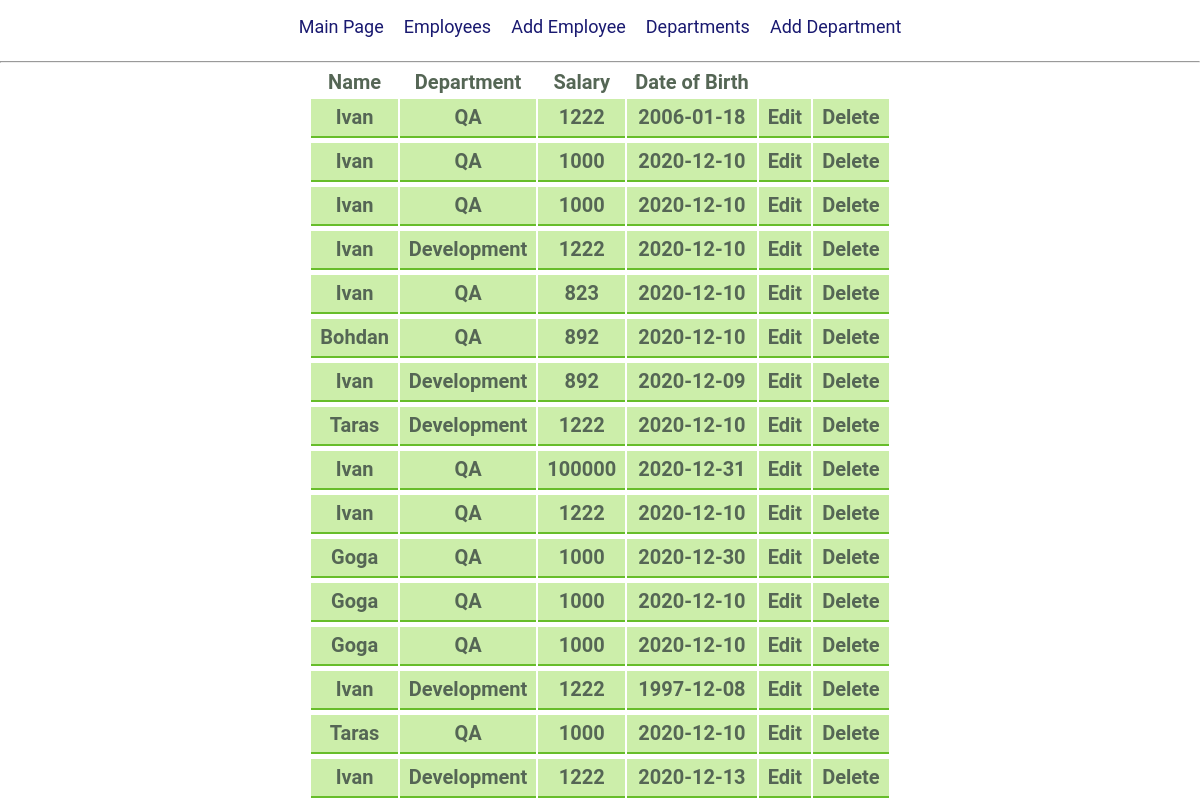
The page /employees on the database its author committed.
### models/db_tables.py (models this page shows, shortened)
class Employee(db.Model):
    id = db.Column(db.Integer, primary_key=True)
    department = db.Column(db.String(50), nullable=False)
    name = db.Column(db.String(50), nullable=False)
    salary = db.Column(db.Integer, nullable=False)
    birth = db.Column(db.String(10), nullable=False)

### views/emp_views.py (the view)
@view_employees.route('/employees')
def show_all_emp():
    return render_template('employees.html', employees=Employee.query.all())

### templates/employees.html (shortened to what this page needs)
<!DOCTYPE html>
<html lang = "en">
<head>
   <link rel="stylesheet" type="text/css" href="{{ url_for('static',filename='main.css') }}">
   <link rel="stylesheet" type="text/css" href="{{ url_for('static',filename='tables.css') }}">
</head>
   <body>
      <header>
         <div class="container">
            <ul class="nav">
                <li>
                  <a href = "{{ url_for('view_employees.index') }}">Main Page</a>
               </li>
               <li>
                  <a href = "{{ url_for('view_employees.show_all_emp') }}">Employees</a>
               </li>
               <li>
                  <a href = "{{ url_for('crud_emp.new_emp') }}">Add Employee</a>
               </li>
               <li>
                  <a href = "{{ url_for('view_departments.show_all_dep') }}">Departments</a>
               </li>
               <li>
                  <a href = "{{ url_for('crud_dep.new_dep') }}">Add Department</a>
            </ul>
         </div>
      </header>
      <hr/>
      <section class="main">
         <div class="container">
            <div class="main_part">
            <table>
               <thead>
                  <tr>
                     <th>Name</th>
                     <th>Department</th>
                     <th>Salary</th>
                     <th>Date of Birth</th>
                  </tr>
               </thead>
               <tbody>
                  {% for employee in employees %}
                     <tr>
                        <td><a href="/employee/{{ employee.id }}">{{ employee.name }}</a></td>
                        <td>{{ employee.department }}</td>
                        <td>{{ employee.salary }}</td>
                        <td>{{ employee.birth }}</td>
                        <td><a href="/employee/{{ employee.id }}/edit">Edit</a></td>
                        <td><a href="/employee/{{ employee.id }}/del">Delete</a></td>
                     </tr>
                  {% endfor %}
               </tbody>
            </table>
            </div>
         </div>
      </section>
   </body>
</html>

### static/main.css (style rules this page uses)
body { padding: 0; margin: 0; }
.container { margin: 0 auto; width: 90%; display: flex; justify-content: center; }
.nav { display: flex; }
.nav a { text-decoration: none; font-family: Roboto, sans-serif; font-size: 18px; color: #191970; }
.nav li { margin-right: 20px; display: block; }
.main_part { display: block; }

### static/tables.css (style rules this page uses)
table { background-color: #FFF; border: none; color: #565; font: 20px Roboto, sans-serif; }
table, td, th { margin: 0; padding: 0; vertical-align: middle; text-align: center; }
tbody td { background-color: #DFC; border-bottom: 2px solid #B3DE94; border-top: 3px solid #FFFFFF; padding: 9px; }
thead th, tr { font-size: 20px; font-weight: bold; line-height: 19px; padding: 0 8px 2px; text-align:center; }
tbody tr td { background-color: #CEA; border-bottom: 2px solid #67BD2A; }
a { text-decoration: none; color: #565; }

### rows shown on the page
Employee: name "Ivan", department "QA", salary "1222", birth "2006-01-18"
Employee: name "Ivan", department "QA", salary "1000", birth "2020-12-10"
Employee: name "Ivan", department "QA", salary "1000", birth "2020-12-10"
Employee: name "Ivan", department "Development", salary "1222", birth "2020-12-10"
Employee: name "Ivan", department "QA", salary "823", birth "2020-12-10"
Employee: name "Bohdan", department "QA", salary "892", birth "2020-12-10"
Employee: name "Ivan", department "Development", salary "892", birth "2020-12-09"
Employee: name "Taras", department "Development", salary "1222", birth "2020-12-10"
Employee: name "Ivan", department "QA", salary "100000", birth "2020-12-31"
Employee: name "Ivan", department "QA", salary "1222", birth "2020-12-10"
Employee: name "Goga", department "QA", salary "1000", birth "2020-12-30"
Employee: name "Goga", department "QA", salary "1000", birth "2020-12-10"
Employee: name "Goga", department "QA", salary "1000", birth "2020-12-10"
Employee: name "Ivan", department "Development", salary "1222", birth "1997-12-08"
Employee: name "Taras", department "QA", salary "1000", birth "2020-12-10"
Employee: name "Ivan", department "Development", salary "1222", birth "2020-12-13"
